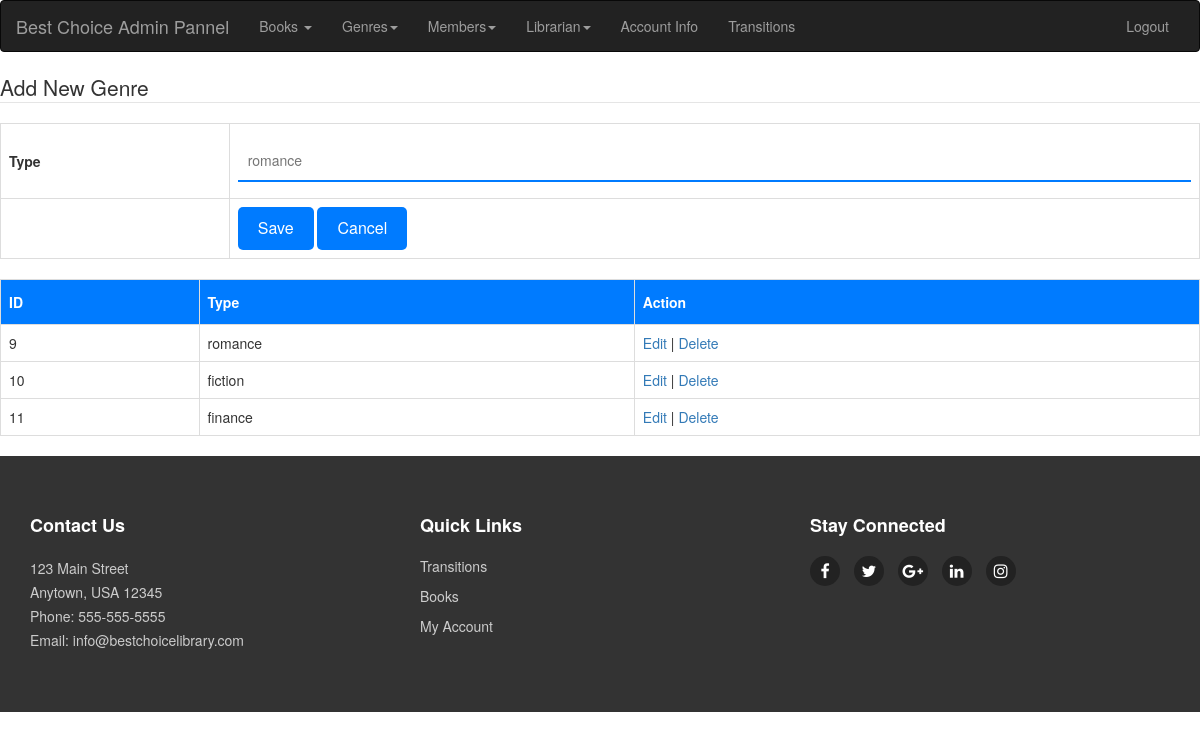
The app's page /genreRegister.php (signed in) with its own data.
### tables this page shows
CREATE TABLE `genre` (
  `genre_id` int(11) NOT NULL,
  `genre_name` varchar(50) NOT NULL
);

### genreRegister.php (the view, shortened to what this page needs)
<?php
	include('connection.php');
	include('header1.php');
 ?>
<!DOCTYPE html>
<html>
<head>
</head>
<body>
	<form action="genreRegister.php" method="POST">
		<fieldset>
			<legend>Add New Genre</legend>
			<table>
				<tr>
					<td class="bold">Type</td>
					<td><input type="text" name = "txtgenre_name" required placeholder="romance"></td>
				</tr>
				<tr>
				<td></td>
				<td>
					<input type="submit" name="btnSave" value="Save" />
					<input type="reset" value="Cancel" />
				</td>
				</tr>
			</table>
	<?php
	$query = "SELECT * FROM genre";
	$res = mysqli_query($connect,$query);
	$count = mysqli_num_rows($res);
	if($count < 1){
		echo"<p>No Genre currently Assigned, Add New One</p>";
	}
	else{
 ?>
 	<table id="tableid" class="display">
 		<thread>
 			<tr>
 				<th>ID</th>
 				<th>Type</th>
 				<th>Action</th>
 			</tr>
 		</thread>
 		<tbody>
 			<?php
 				for($i=0;$i<$count;$i++){
 					$row=mysqli_fetch_array($res);
 					$genre_id=$row['genre_id'];
 					$genre_name=$row['genre_name'];
 					echo "<tr>";
						echo "<td>" . $genre_id . "</td>";
						echo "<td>" . $genre_name . "</td>";
						echo "<td>
								<a href='genreUpdate.php?uid=$genre_id'>Edit</a>
								|
								<a href='genreDelete.php?did=$genre_id'>Delete</a>
				  			</td>";
					echo "</tr>";
 				}
 			 ?>
 		</tbody>
 	</table>
 <?php
	}
  ?>
		</fieldset>
	</form>
</body>
</html>
<?php
include('footer1.php');

### css/style.css (style rules this page uses)
button, input[type=submit], input[type=reset] { background-color: #007bff; border: none; color: #fff; padding: 10px 20px; border-radius: 5px; font-size: 16px; cursor: pointer; }
.bold { font-weight: bold; }
input[type=text], input[type=password], input[type=email], input[type=tel], select { width: 100%; padding: 10px; margin: 8px 0; box-sizing: border-box; border: none; border-bottom: 2px solid #007bff; outline: none; background-color: transparent; }
table { width: 100%; border-collapse: collapse; margin-bottom: 20px; }
table td, table th { border: 1px solid #ddd; padding: 8px; }
table th { padding-top: 12px; padding-bottom: 12px; text-align: left; background-color: #007bff; color: white; font-weight: bold; }

### records on screen
genre: genre_id "9", genre_name "romance"
genre: genre_id "10", genre_name "fiction"
genre: genre_id "11", genre_name "finance"
